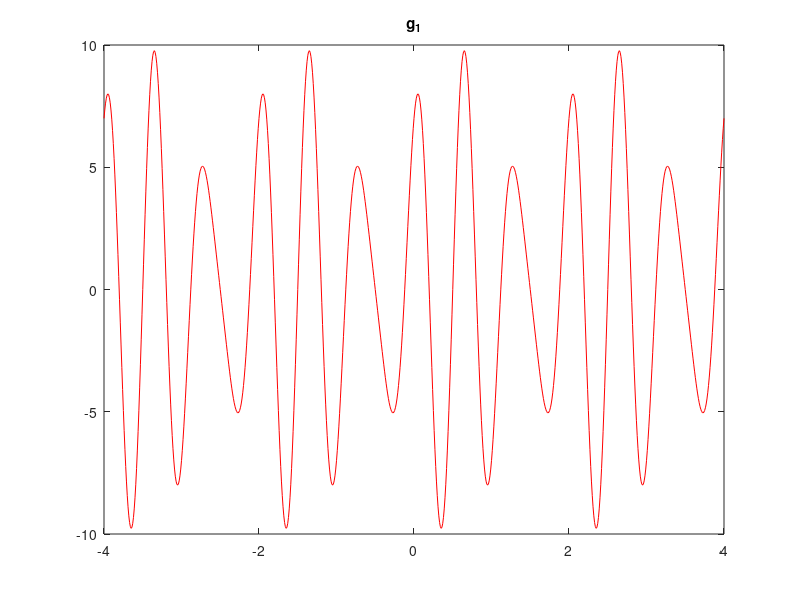
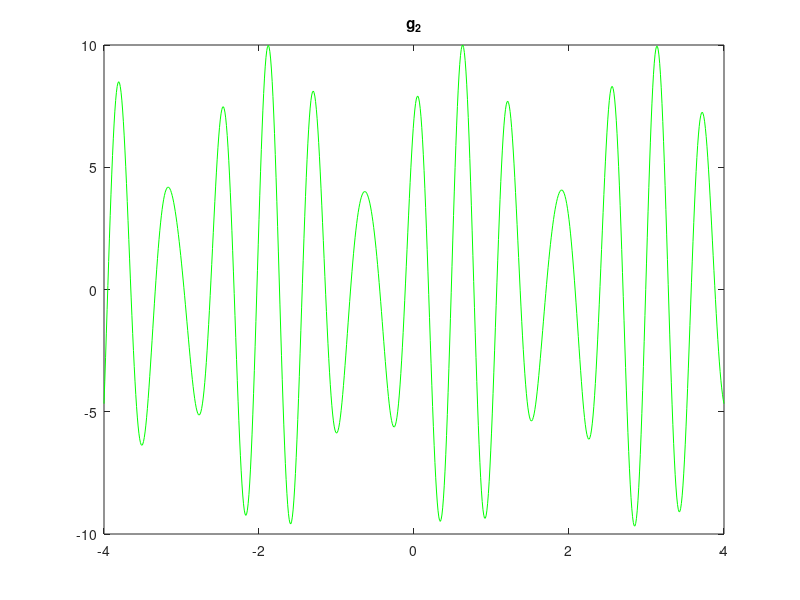
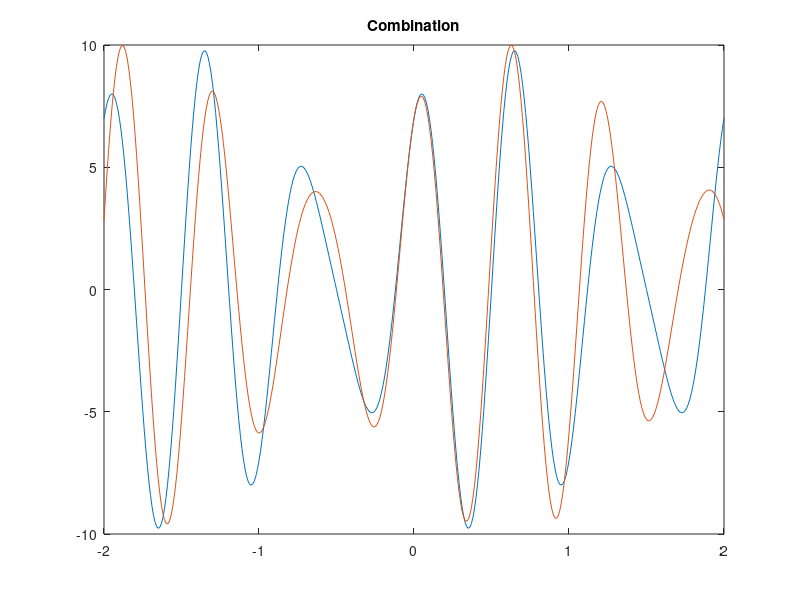

The MATLAB script that drew these images, in order:
clear all;
clc;
t=-4:0.01:4;
n=length(t);

g_1 =3*sin(4*pi*t)+7*cos(3*pi*t);
figure;plot(t,g_1,'r')
title('g_1')

g_2 =3*sin(4*pi*t)+7*cos(10*t);
figure;plot(t,g_2,'g')
title('g_2')

t1=-2:0.01:2;
g_1_1 =3*sin(4*pi*t1)+7*cos(3*pi*t1);
g_2_1 =3*sin(4*pi*t1)+7*cos(10*t1);
figure;plot(t1,g_1_1,t1,g_2_1)
title('Combination')
